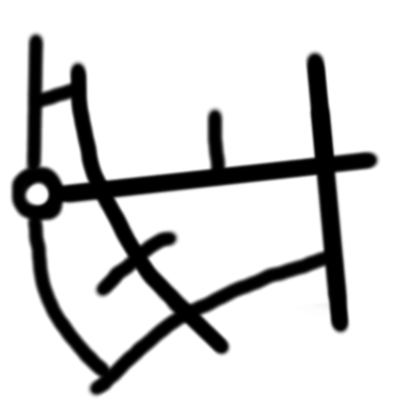
%> input picture Matlab/sz1.png, 400 x 400 px
$ octave szkielet.m   (GNU Octave 9; MATLAB toolbox functions it lacks are replaced by stand-ins)
%> lines starting %> are read from the running program, lines starting %| are printed output that depends on the picture; in (x1, y1, x2, y2) boxes, pixels count from 0 and x2, y2 are one past the last pixel; in counts of white or black regions, pixels touching at a corner belong together; the program's own positions count from 1
I = imread('sz1.png');
%> I is the input picture: size 400x400x3 uint8; min 0, max 255, mean 211.9
BW = rgb2gray(I);
BW = imcomplement(BW);
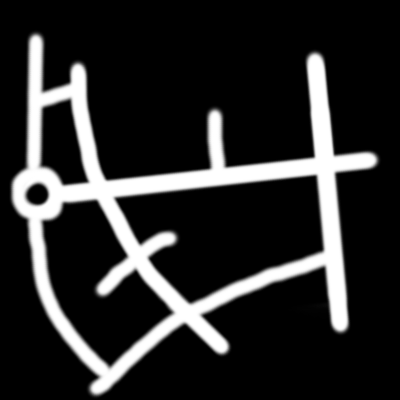
%> BW: size 400x400 uint8; min 0, max 255, mean 43.1
figure(1)
imshow(imcomplement(BW));

BW2 = bwmorph(BW,'skel',Inf);
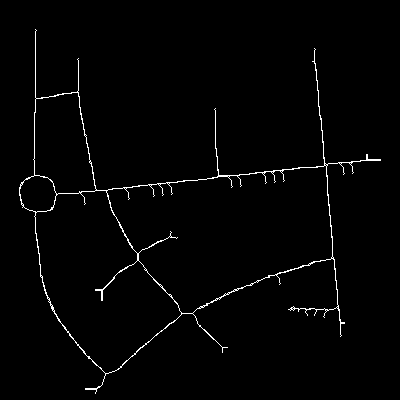
%> BW2: size 400x400 logical; 1.6% white in thin lines or dots, all inside (x1, y1, x2, y2) = (19, 29, 381, 394)
figure(2)
imshow(imcomplement(BW2));

BW3 = bwmorph(BW2,'spur',Inf);
%> BW3: size 400x400 logical; 1.6% white in thin lines or dots, all inside (x1, y1, x2, y2) = (19, 31, 381, 394)
figure(3)
imshow(imcomplement(BW3));


imwrite(imcomplement(BW),'water1.png')
imwrite(imcomplement(BW2),'water2.png')
imwrite(imcomplement(BW3),'water3.png')
